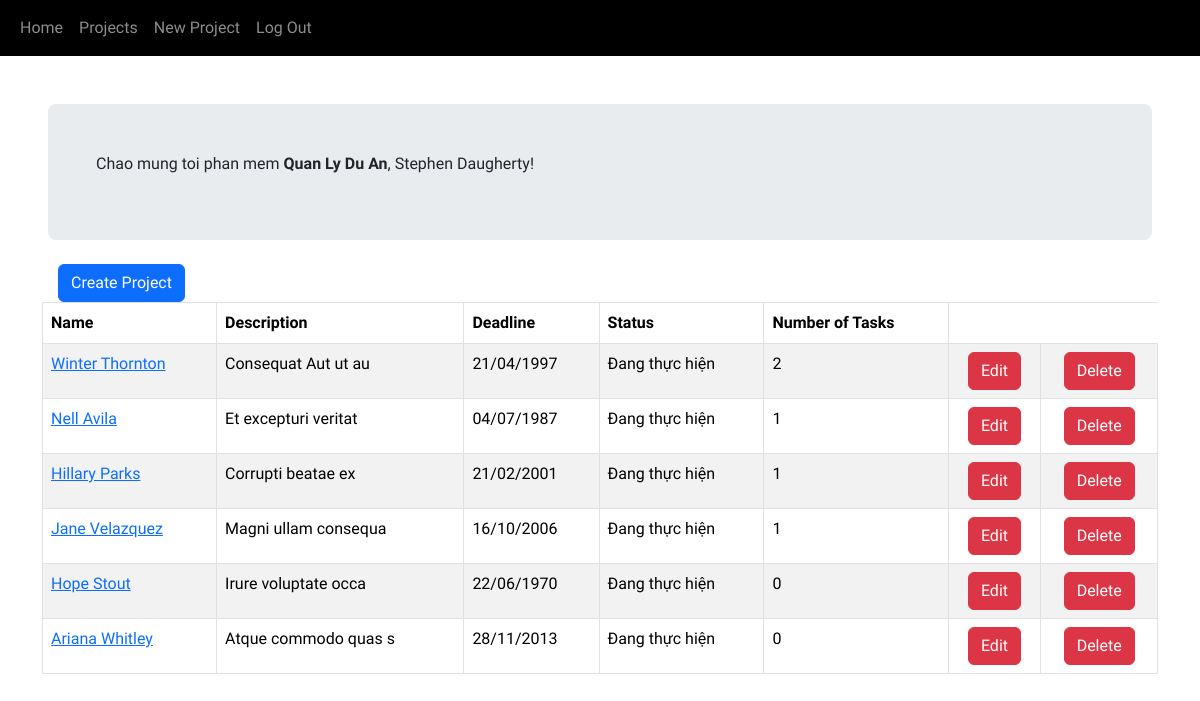
/projects (signed in), run on the app's committed database.
### models.py (models this page shows, shortened)
class User(db.Model):
    user_id = db.Column(db.Integer, Sequence('user_id_seq'), primary_key=True)
    first_name = db.Column(db.String(64), index=True, nullable=True)
    last_name = db.Column(db.String(64), index=True, nullable=True)
    email = db.Column(db.String(64), index=True, nullable=False, unique=True)
    password_hash = db.Column(db.String(64), index=True, nullable=False)
    projects = db.relationship('Project', back_populates='user')

class Project(db.Model):
    project_id = db.Column(db.Integer, Sequence('project_id_seq'), primary_key=True)
    name = db.Column(db.String(64), nullable=False)
    desc = db.Column(db.String(128), nullable=False)
    deadline = db.Column(db.Date, nullable=False)
    user_id = db.Column(db.Integer, db.ForeignKey('user.user_id'))
    user = db.relationship('User', back_populates='projects')
    status_id = db.Column(db.Integer, db.ForeignKey('status.status_id'))
    status = db.relationship('Status', back_populates='projects')
    tasks = db.relationship('Task', back_populates='project')

class Status(db.Model):
    status_id = db.Column(db.Integer, Sequence('status_id_seq'), primary_key=True)
    desc = db.Column(db.String(64), nullable=False)
    projects = db.relationship('Project', back_populates='status')
    tasks = db.relationship('Task', back_populates='status')

### app.py (the view)
@app.route('/projects', methods=['GET', 'POST'])
def projects_list():
    if not is_logged_in():
        return redirect('/login')
    _user_id = session.get('user_id')
    if _user_id:
        user = db.session.query(models.User).filter_by(user_id=_user_id).first()
        return render_template('projects.html', user=user, is_logged_in=is_logged_in())
    else:
        return redirect('/login')

### app.py (called while the page is built)
def is_logged_in():
    return session.get('user_id') is not None

### templates/projects.html (shortened to what this page needs)
{% extends 'base.html' %}
{% block items %}
    {% if is_logged_in %}
        <li class="nav-item">
            <a class="nav-link" href="/new_project">New Project</a>
        </li>
        <li class="nav-item">
            <a class="nav-link" href="/logout">Log Out</a>
        </li>
    {% else %}
        {{ super() }}
    {% endif %}
{% endblock %}
{% block content %}
    <div class="m-5 p-5 mb-4 bg-body-secondary rounded-3">
        <p>
            Chao mung toi phan mem <b>Quan Ly Du An</b>, {{ user.first_name + " " +  user.last_name }}!
        </p>
    </div>
    {% if user.projects %}
        <div class="container">
            <a class="btn btn-primary mx-3" href="/new_project">Create Project</a>
            <table class="table table-striped table-bordered table-hover">
                <thead>
                <tr>
                    <th>Name</th>
                    <th>Description</th>
                    <th>Deadline</th>
                    <th>Status</th>
                    <th>Number of Tasks</th>
                </tr>
                </thead>
                <tbody>
                {% for project in user.projects %}
                    <tr class="">
                        <td>
                            <a href="/project_detail/{{ + project.project_id }}">
                                {{ project.name }}
                            </a>
                        </td>
                        <td>{{ project.desc }}</td>
                        <td>
                            {{ project.deadline.strftime("%d/%m/%Y") }}
                        </td>
                        <td>{{ project.status.desc }}</td>
                        <td>{{ project.tasks|length }}</td>
                        <td class="text-center">
                            <form action="/edit_project" method="post">
                                <button type="submit" class="btn btn-danger">Edit</button>
                            </form>
                        </td>
                        <td class="text-center">
                            <form action="/delete_project" method="post">
                                <button type="submit" class="btn btn-danger">Delete</button>
                            </form>
                        </td>
                    </tr>
                {% endfor %}
                </tbody>
            </table>
        </div>
    {% endif %}
{% endblock %}

### templates/base.html (shortened to what this page needs)
<!DOCTYPE html>
<html lang="en">
<head>
    <link href="../static/bootstrap-5/css/bootstrap.min.css" rel="stylesheet">
    <link href="../static/style.css" rel="stylesheet">
</head>
<body>
<header>
    <nav class="navbar navbar-expand-lg navbar-dark bg-black">
        <div class="container-fluid">
            <div class="collapse navbar-collapse" id="navbarExample01">
                <ul class="navbar-nav me-auto mb-2 mb-lg-0">
                    <li class="nav-item active">
                        <a class="nav-link" aria-current="page" href="/">Home</a>
                    </li>
                    <li class="nav-item">
                        <a class="nav-link" href="/projects">Projects</a>
                    </li>
                    {% block items %}{% endblock %}
                </ul>
            </div>
        </div>
    </nav>
</header>
{% block content %}{% endblock %}
</body>
</html>

### static/style.css (style rules this page uses)
body { font-family: 'Playpen Sans', cursive; }

### data on the page
User: first_name+last_name "Stephen Daugherty"
Project: name "Winter Thornton", desc "Consequat Aut ut au", deadline "21/04/1997", status.desc "Đang thực hiện", tasks|length "2"
Project: name "Nell Avila", desc "Et excepturi veritat", deadline "04/07/1987", status.desc "Đang thực hiện", tasks|length "1"
Project: name "Hillary Parks", desc "Corrupti beatae ex", deadline "21/02/2001", status.desc "Đang thực hiện", tasks|length "1"
Project: name "Jane Velazquez", desc "Magni ullam consequa", deadline "16/10/2006", status.desc "Đang thực hiện", tasks|length "1"
Project: name "Hope Stout", desc "Irure voluptate occa", deadline "22/06/1970", status.desc "Đang thực hiện", tasks|length "0"
Project: name "Ariana Whitley", desc "Atque commodo quas s", deadline "28/11/2013", status.desc "Đang thực hiện", tasks|length "0"
